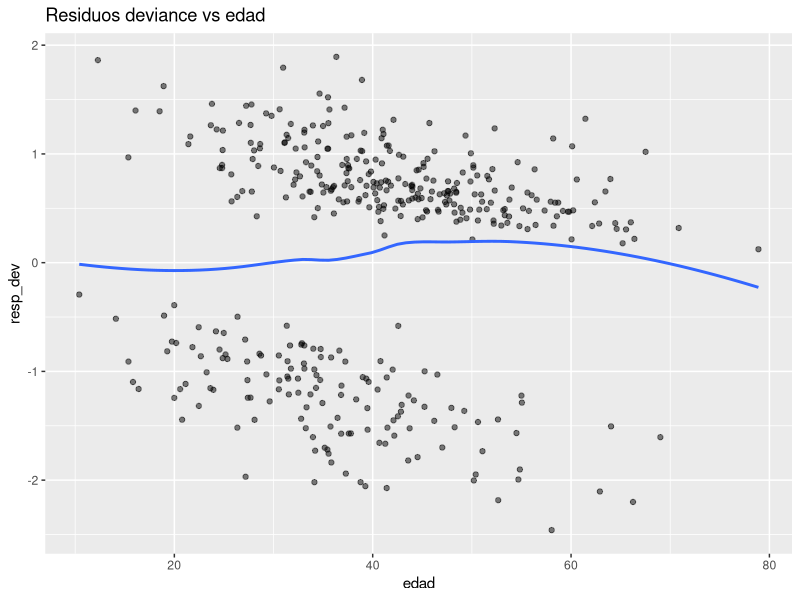
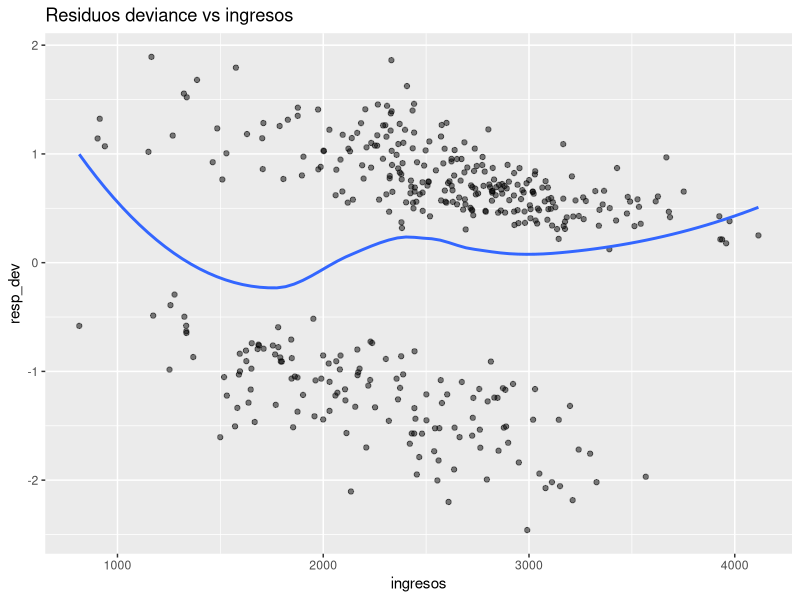
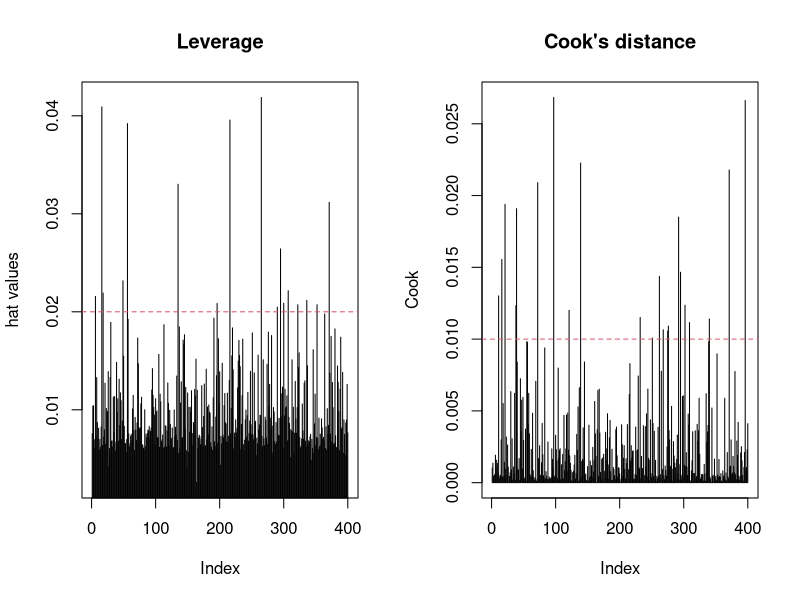
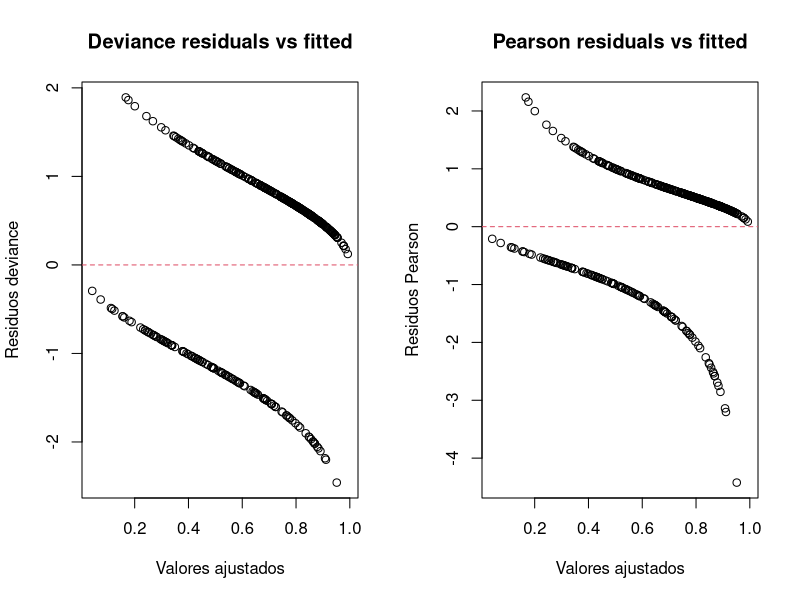
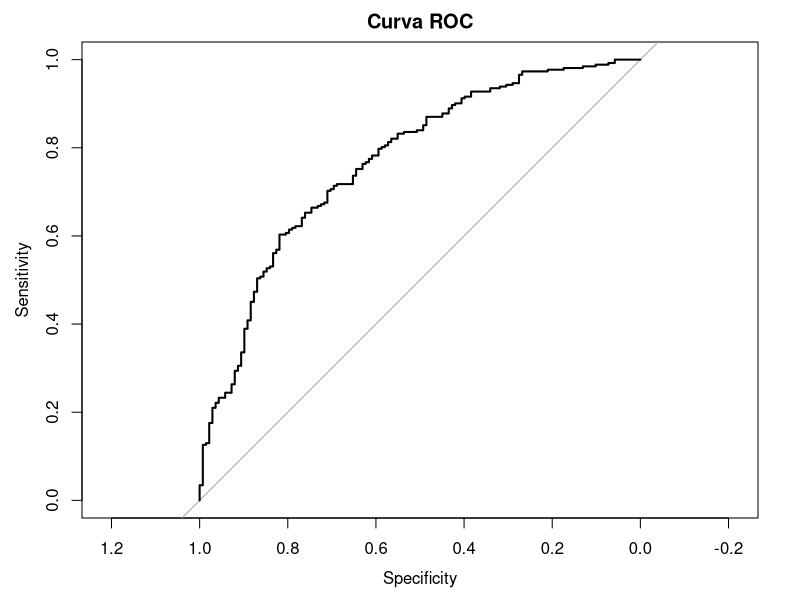

The R script that drew these images, in order: (Note: this script raises an error after producing the figures.)
set.seed(123)

# -----------------------------
# 1. Simular datos
# -----------------------------
n <- 400

edad <- rnorm(n, mean = 40, sd = 12)
ingresos <- rnorm(n, mean = 2500, sd = 600)
sexo <- factor(sample(c("Mujer", "Hombre"), n, replace = TRUE))

# Predictor lineal verdadero
eta <- -6 + 0.08*edad + 0.0012*ingresos + 0.7*(sexo == "Hombre")

# Probabilidad verdadera
p <- 1 / (1 + exp(-eta))

# Respuesta binaria
y <- rbinom(n, size = 1, prob = p)

datos_logit <- data.frame(y, edad, ingresos, sexo)

# -----------------------------
# 2. Ajustar modelo logístico
# -----------------------------
mod_logit <- glm(y ~ edad + ingresos + sexo,
                 family = binomial(link = "logit"),
                 data = datos_logit)

summary(mod_logit)

# Hay que verificar que la especificación funcional sea razonable.
# En logística no se exige que Y sea lineal en X, sino que el logit sea lineal.
# Entonces hay que revisar si edad e ingresos entran bien de forma lineal o 
# si convendrían transformaciones, polinomios o splines.
# Comparar con términos no lineales
mod_logit_quad <- glm(y ~ edad + I(edad^2) + ingresos + I(ingresos^2) + sexo,
                      family = binomial,
                      data = datos_logit)

anova(mod_logit, mod_logit_quad, test = "Chisq") # test de la razón de verosimilitudes
# Si los términos cuadrados mejoran mucho el ajuste, sospechamos no linealidad.

## Gráfico de residuos parciales aproximado
# No existe el mismo “partial residual plot” clásico que en lineal, 
# pero una forma útil es comparar con suavizados.
library(ggplot2)

datos_logit$pred <- predict(mod_logit, type = "response")
datos_logit$eta_hat <- predict(mod_logit, type = "link")
datos_logit$resp_dev <- residuals(mod_logit, type = "deviance")

ggplot(datos_logit, aes(x = edad, y = resp_dev)) +
  geom_point(alpha = 0.5) +
  geom_smooth(se = FALSE) +
  labs(title = "Residuos deviance vs edad")

ggplot(datos_logit, aes(x = ingresos, y = resp_dev)) +
  geom_point(alpha = 0.5) +
  geom_smooth(se = FALSE) +
  labs(title = "Residuos deviance vs ingresos")
# No buscamos “nube normal”, sino patrones fuertes.
# Si el suavizado muestra curvatura clara, 
# el predictor puede estar mal especificado.


## Observaciones influyentes y leverage
hat_vals <- hatvalues(mod_logit)
cook_vals <- cooks.distance(mod_logit)
dfb <- dfbetas(mod_logit)

summary(hat_vals)
summary(cook_vals)

par(mfrow = c(1, 2))
plot(hat_vals, type = "h", main = "Leverage", ylab = "hat values")
abline(h = 2*mean(hat_vals), lty = 2, col = 2)

plot(cook_vals, type = "h", main = "Cook's distance", ylab = "Cook")
abline(h = 4/nrow(datos_logit), lty = 2, col = 2)
par(mfrow = c(1, 1))

# Mostramos las problemáticas
which(hat_vals > 2*mean(hat_vals))
which(cook_vals > 4/nrow(datos_logit))

## Residuos
# En GLM residuos deviance y Pearson
res_dev <- residuals(mod_logit, type = "deviance")
res_pear <- residuals(mod_logit, type = "pearson")
ajustados <- fitted(mod_logit)

par(mfrow = c(1, 2))
plot(ajustados, res_dev,
     xlab = "Valores ajustados", ylab = "Residuos deviance",
     main = "Deviance residuals vs fitted")
abline(h = 0, lty = 2, col = 2)

plot(ajustados, res_pear,
     xlab = "Valores ajustados", ylab = "Residuos Pearson",
     main = "Pearson residuals vs fitted")
abline(h = 0, lty = 2, col = 2)
par(mfrow = c(1, 1))
# No comprobamos homocedasticidad como en lineal.
# Buscamos son patrones raros, grupos sistemáticos o puntos extremos.
# Por ejemplo, ese punto muy abajo a la derecha en Pearson residuals.
# Eso significa: p_i alta pero y_i=0
# El modelo estaba muy confiado en que sería 1, y falló.
# Ese punto puede ser: una observación rara, una posible influyente
# un indicio de mala especificación, o simplemente un caso poco probable pero posible
#  revisar leverage y Cook.


## Separación 
# En logística puede pasar que una covariable separe casi perfectamente los 0 y 1.
# Síntomas: coeficientes enormes, errores estándar enormes, warnings de convergencia
summary(mod_logit)

## Bondad de ajuste global
# Deviance y comparación con modelo nulo
mod_nulo <- glm(y ~ 1, family = binomial, data = datos_logit)
anova(mod_nulo, mod_logit, test = "Chisq")

# pseudo r2
library(pscl)
pR2(mod_logit)

##  Capacidad predictiva y calibración
prob_hat <- predict(mod_logit, type = "response")
pred_clase <- ifelse(prob_hat > 0.5, 1, 0)

table(Predicho = pred_clase, Observado = datos_logit$y)
mean(pred_clase == datos_logit$y)

library(pROC)

roc_obj <- roc(datos_logit$y, prob_hat)
plot(roc_obj, main = "Curva ROC")
auc(roc_obj)


library(car)
residualPlots(mod_logit)
